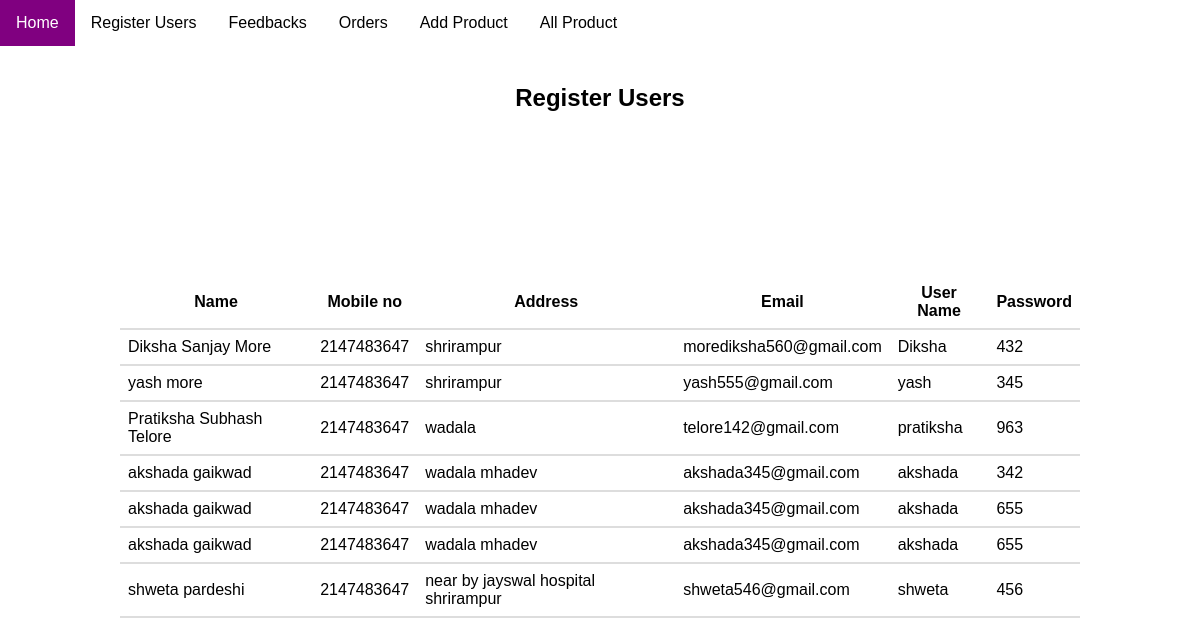
Page /dispreg.php on the committed database.
### tables this page shows
CREATE TABLE IF NOT EXISTS `register` (
  `name` varchar(30) NOT NULL,
  `mobile` int(11) NOT NULL,
  `address` varchar(50) NOT NULL,
  `email` varchar(50) NOT NULL,
  `uname` varchar(30) NOT NULL,
  `password` int(11) NOT NULL
);

### dispreg.php (the view, shortened to what this page needs)
<html>
    <head>
    </head>
        <body>
<div id="menu">
    <ul>
        <li><a href="index.php">Home</a></li>
        <li><a href="dispreg.php">Register Users</a></li>
        <li><a href="dispfeedback.php">Feedbacks</a></li>
        <li><a href="disporder.php">Orders</a></li>
        <li><a href="demo.php">Add Product</a></li>
        <li><a href="allproduct.php">All Product</a></li>
    </ul>
</div>
        <br>
<h2>Register Users</h2>
<?php
echo("<table id='tbl'  align='center' ><tr><th>Name<th>Mobile no<th>Address<th>Email<th>User Name<th>Password</tr>");
$res=mysql_query("select * from register;");
   while($row=mysql_fetch_array($res))
   {
?>
<form metho="post" action="#">
    <br>&nbsp;&nbsp;&nbsp;
    <?php
    echo("<tr><td>".$row[0]);
    echo("<td>".$row[1]);
    echo("<td>".$row[2]);
    echo("<td>".$row[3]);
    echo("<td>".$row[4]);
    echo("<td>".$row[5]);
    echo("</tr>");
   }
?>
</table>
</body>
</html>

### dispreg.php (style rules this page uses)
body { text-align:center; }
table { border-collapse:collapse; width:80%; }
th,td { padding:8px; border-bottom:2px solid #ddd; //background-color:#89CFF0; }
body { font-family:Arial,sans-serif; margin:0; padding:0; }
ul { list-style-type:none; margin: 0; padding: 0; overflow: hidden; }
li { float:left; }
li a { display: block; color: black; text-align:center; padding:14px 16px; text-decoration: none; }

### rows in the picture
register: name "Diksha Sanjay More", mobile "2147483647", address "shrirampur", email "morediksha560@gmail.com", uname "Diksha", password "432"
register: name "yash more", mobile "2147483647", address "shrirampur", email "yash555@gmail.com", uname "yash", password "345"
register: name "Pratiksha Subhash Telore", mobile "2147483647", address "wadala", email "telore142@gmail.com", uname "pratiksha", password "963"
register: name "akshada gaikwad", mobile "2147483647", address "wadala mhadev", email "akshada345@gmail.com", uname "akshada", password "342"
register: name "akshada gaikwad", mobile "2147483647", address "wadala mhadev", email "akshada345@gmail.com", uname "akshada", password "655"
register: name "akshada gaikwad", mobile "2147483647", address "wadala mhadev", email "akshada345@gmail.com", uname "akshada", password "655"
register: name "shweta pardeshi", mobile "2147483647", address "near by jayswal hospital shrirampur", email "shweta546@gmail.com", uname "shweta", password "456"
